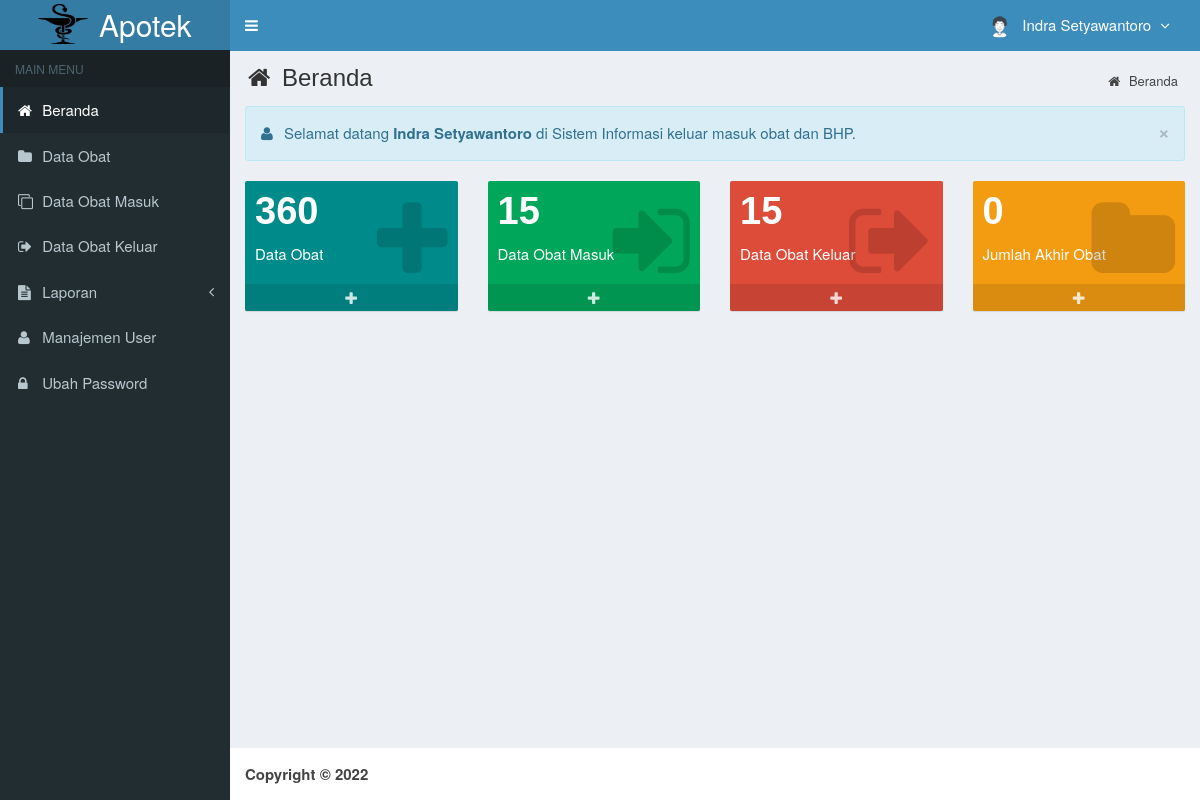
Page /main.php?module=beranda (signed in) on the committed database.
### tables this page shows
CREATE TABLE `is_users` (
  `id_user` int(3) NOT NULL,
  `username` varchar(50) NOT NULL,
  `nama_user` varchar(50) NOT NULL,
  `password` varchar(50) NOT NULL,
  `email` varchar(50) DEFAULT NULL,
  `telepon` varchar(13) DEFAULT NULL,
  `foto` varchar(100) DEFAULT NULL,
  `hak_akses` enum('Super Admin','Manajer','Gudang') NOT NULL,
  `status` enum('aktif','blokir') NOT NULL DEFAULT 'aktif',
  `created_at` timestamp NOT NULL DEFAULT CURRENT_TIMESTAMP,
  `updated_at` timestamp NOT NULL DEFAULT CURRENT_TIMESTAMP ON UPDATE CURRENT_TIMESTAMP
);

### top-menu.php (the view, shortened to what this page needs)
<?php
require_once "config/database.php";
$query = mysqli_query($mysqli, "SELECT id_user, nama_user, foto, hak_akses FROM is_users WHERE id_user='$_SESSION[id_user]'")
                                or die('Ada kesalahan pada query tampil Manajemen User: '.mysqli_error($mysqli));
$data = mysqli_fetch_assoc($query);
?>
<li class="dropdown user user-menu">
  <a href="#" class="dropdown-toggle" data-toggle="dropdown">
  <?php
  if ($data['foto']=="") { ?>
    <img src="images/user/user-default.png" class="user-image" alt="User Image"/>
  <?php
  }
  else { ?>
    <img src="images/user/<?php echo $data['foto']; ?>" class="user-image" alt="User Image"/>
  <?php
  }
  ?>
    <span class="hidden-xs"><?php echo $data['nama_user']; ?> <i style="margin-left:5px" class="fa fa-angle-down"></i></span>
  </a>
</li>

### assets/css/style.css (style rules this page uses)
body { background-color: #fff; color: #333; font-size: 15px; line-height: 1.42857; }

### rows in the picture
is_users: foto (picture), nama_user "Indra Setyawantoro"

### other values in the picture
$_SESSION['nama_user'] "Indra Setyawantoro"
$data['jumlah'] "360"
$data['jumlah'] "15"
$data['jumlah'] - $data['jumlah'] "0"
